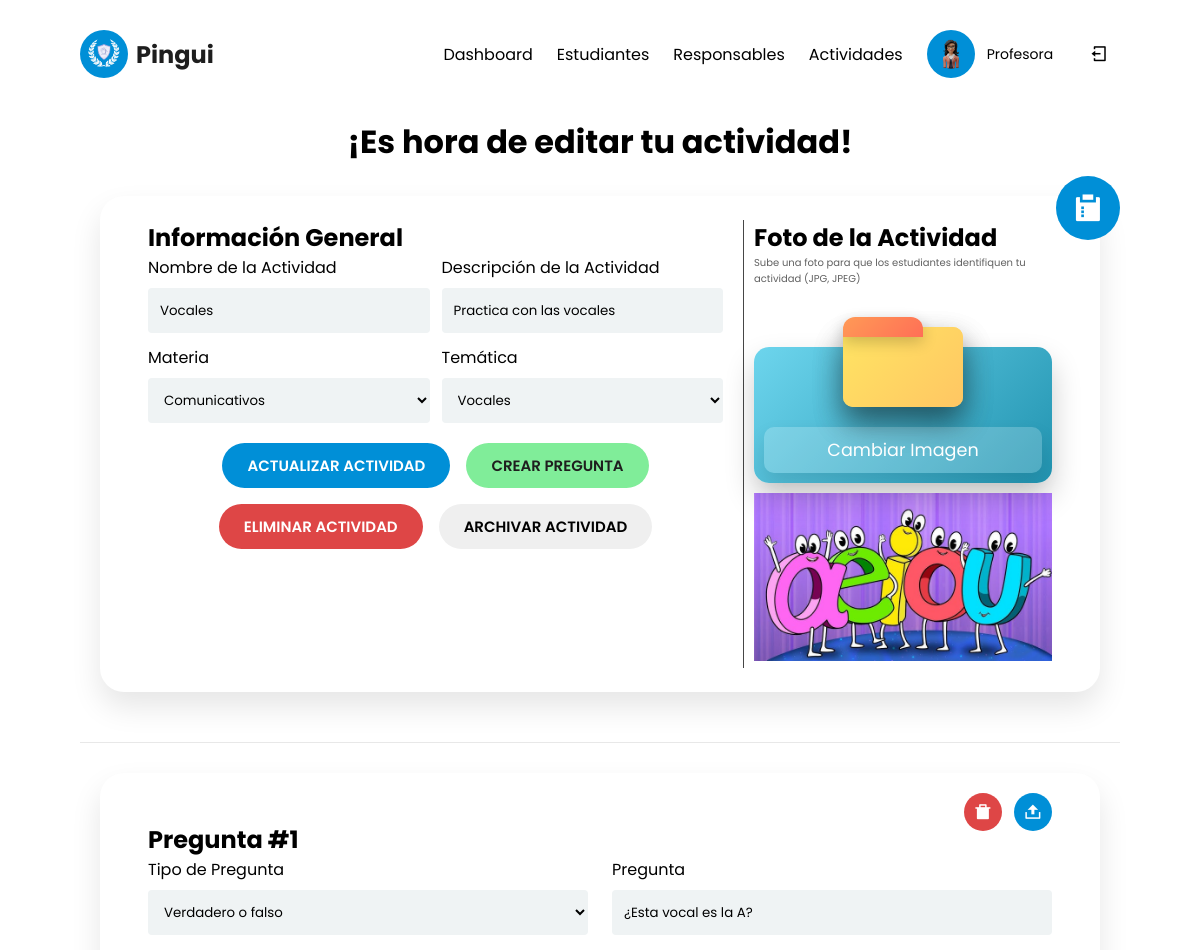
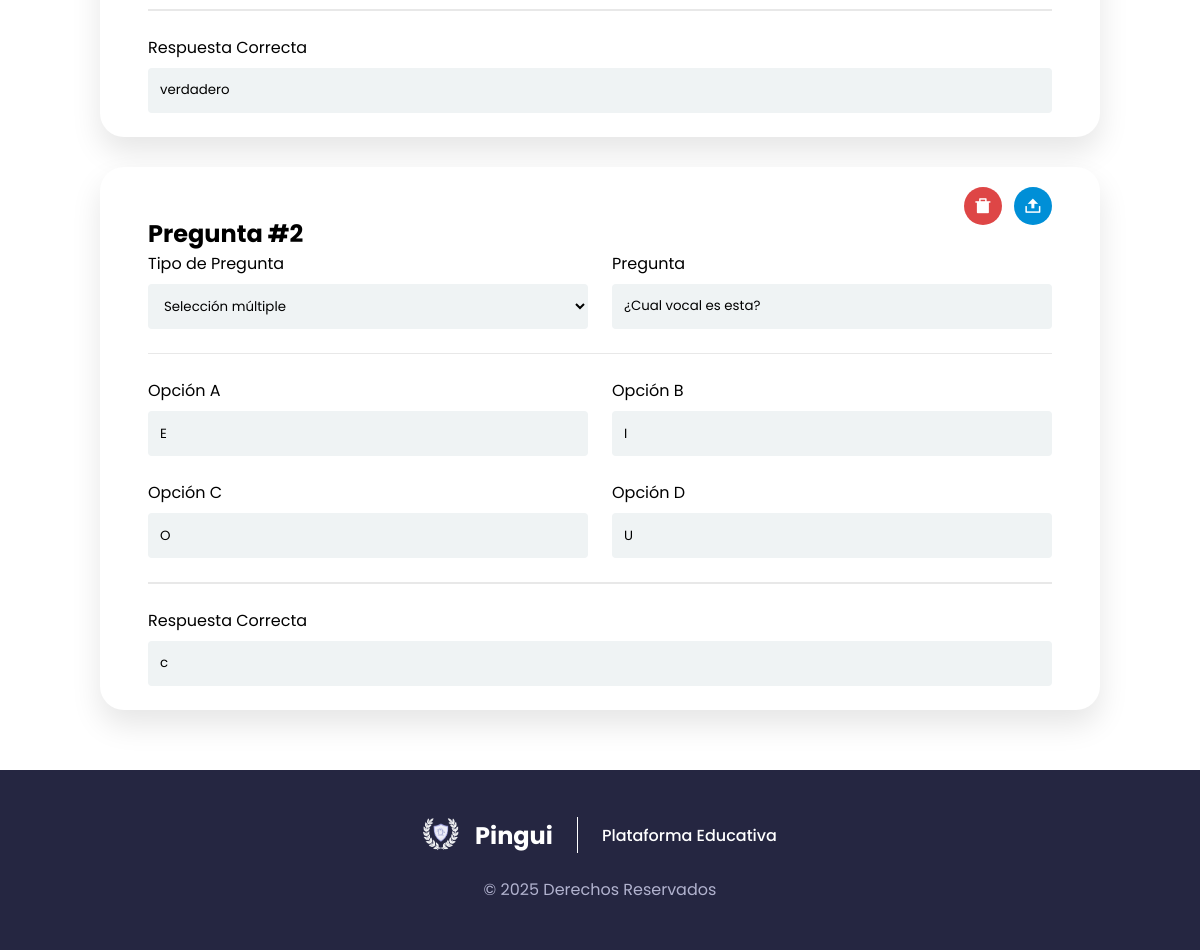
Page /profesores/actividades/view/4e3d8fe58eb14ef09f0ffb5d287104ef/ on the committed database (2 pictures, top to bottom).
### apps/evaluaciones/models.py (models this page shows, shortened)
class Actividad(models.Model):
    id = models.UUIDField(primary_key=True, default=uuid.uuid4, editable=False)
    nombre = models.CharField(max_length=100)
    descripcion = models.TextField(max_length=100, default="Sin descripción")
    imagen = models.TextField(null=True, blank=True, default="")
    estado = models.TextField(null=False, blank=False, default="Activo")
    materia = models.ForeignKey(Materia, on_delete=models.CASCADE, related_name="actividades", null=True, blank=True)
    tematica = models.ForeignKey(Tematica, on_delete=models.CASCADE, related_name="actividades", null=True, blank=True)

class Pregunta(models.Model):
    id = models.UUIDField(primary_key=True, default=uuid.uuid4, editable=False)
    pregunta = models.TextField(max_length=50, blank=False, null=False, default="")
    imagen = models.TextField(null=False, blank=False)
    tipo = models.CharField(max_length=50, choices=TIPO_PREGUNTA_CHOICES)
    opciones_respuesta = models.TextField(null=True, blank=True, help_text="Lista de respuestas separadas por comas")
    respuesta_correcta = models.TextField(null=False, blank=False, default="")
    actividad = models.ForeignKey(Actividad, on_delete=models.CASCADE, related_name="preguntas")

### apps/evaluaciones/views.py (the view)
# urls.py: path('profesores/actividades/view/<id>/', views.professor_visualizar_actividad),
def professor_visualizar_actividad(request, id):
    actividad = get_object_or_404(Actividad, id=id)  # Obtiene la actividad
    preguntas = Pregunta.objects.filter(actividad_id=id) # Obtiene las preguntas de la actividad
    listarMaterias = Materia.objects.all()
    listarTematicas = Tematica.objects.all()
    tematicas_materia_seleccionada = Tematica.objects.filter(materia=actividad.materia)
    for p in preguntas:
        if p.opciones_respuesta:  # Asegura que no sea None
            p.opciones_list = p.opciones_respuesta.split(',')  # crea una lista con las 4 opciones
    return render(request, 'profesores/actividades/viewActivity.html', {'Actividad': actividad, 'Pregunta': preguntas, 'Materia':listarMaterias, 'Tematica': listarTematicas, 'TematicaSeleccionadas': tematicas_materia_seleccionada})

### pingui/templates/profesores/actividades/viewActivity.html (shortened to what this page needs)
{% load static %}
<!DOCTYPE html>
<html lang="en">
  <head>
    <link rel="stylesheet" href="{% static 'css/viewActivity.css' %}" />
    <link rel="stylesheet" href="https://cdnjs.cloudflare.com/ajax/libs/remixicon/4.6.0/remixicon.min.css" />
    <link rel="stylesheet" href="https://cdn.jsdelivr.net/npm/notyf@3/notyf.min.css">
  </head>
  <body>
    <nav class="nav">
        <div class="nav__logo">
            <img src="{% static 'assets/img/logo.png' %}" alt="Logo">
            <h3>Pingui</h3>
        </div>
        <ul class="nav__items">
           <li class="nav__item"><a href="/profesores/dashboard/">Dashboard</a></li>
           <li class="nav__item"><a href="/profesores/estudiantes/">Estudiantes</a></li>
           <li class="nav__item"><a href="/profesores/responsables/">Responsables</a></li>
           <li class="nav__item"><a href="/profesores/actividades/">Actividades</a></li>
           <li class="nav__item nav__item--user">
                <figure>
                    <img src="{% static 'assets/img/professor_logo.webp' %}" class="user__logo">
                </figure>
                <div class="user__content">
                    <p class="user__role">Profesora</p>
                </div>
           </li>
           <li class="nav__item nav__item--logout"><a href="/logout/"><i class="ri-logout-box-line"></i></a></li>
        </ul>
    </nav>
    <form action="#" method="post" id="activity">
        {% if Actividad.imagen %}
            <h1 class="form__title">¡Es hora de editar tu actividad!</h1>
        {% else %}
            <h1 class="form__title">¡Es hora de crear tu actividad!</h1>
        {% endif %}
        <section class="activity__general">
            <div class="general__container">
                <div class="general__left">
                    <h2>Información General</h2>
                    <div class="general__form">
                        <div class="form__group">
                            <label for="nombre" class="form__label">Nombre de la Actividad</label>
                            <input type="text" name="nombre" id="nombre" class="form__input" placeholder="E.j. Comunicativos" value="{{ Actividad.nombre|default_if_none:'' }}">
                        </div>
                        <div class="form__group">
                            <label for="descripcion" class="form__label">Descripción de la Actividad</label>
                            <input type="text" name="descripcion" id="descripcion" class="form__input" placeholder="E.j. Comunicativos" value="{{ Actividad.descripcion|default_if_none:'' }}">
                        </div>
                        <div class="form__group">
                            <label for="materia" class="form__label">Materia</label>
                            <select name="materia" id="materia" class="form__input">
                                {% for m in Materia %}
                                    {% if Actividad.materia_id == m.id %}
                                        <option value="{{ m.id }}" selected>{{ m.nombre }}</option>
                                    {% else %}
                                        <option value="{{ m.id }}">{{ m.nombre }}</option>
                                    {% endif %}
                                {% endfor %}
                            </select>
                        </div>
                        <div class="form__group">
                            <label for="tematica" class="form__label">Temática</label>
                            <select name="tematica" id="tematica" class="form__input">
                                {% for t in TematicaSeleccionadas %}
                                    {% if Actividad.tematica_id == t.id %}
                                        <option value="{{ t.id }}" selected>{{ t.nombre }}</option>
                                    {% else %}
                                        <option value="{{ t.id }}">{{ t.nombre }}</option>
                                    {% endif %}
                                {% endfor %}
                            </select>
                        </div>
                    </div>
                    <div class="form__buttons">
                        {% if Actividad %}
                            <button type="submit" class="form__button form__button--primary">ACTUALIZAR ACTIVIDAD</button>
                        {% else %}
                            <button type="submit" class="form__button form__button--primary">CREAR ACTIVIDAD</button>
                        {% endif %}
                        <button type="button" class="form__button form__button--secondary">CREAR PREGUNTA</button>
                        {% if Actividad %}
                            <button type="button" class="form__button form__button--delete">ELIMINAR ACTIVIDAD</button>
                            <a href="/profesores/actividades/calificaciones/{{ Actividad.id }}" class="grades__cta"><i class="ri-survey-fill"></i></a>
                            {% if Actividad.estado == "Activo" %}
                                <button type="button" class="form__button form__button--archive">ARCHIVAR ACTIVIDAD</button>
                            {% else %}
                                <button type="button" class="form__button form__button--archive">DESARCHIVAR ACTIVIDAD</button>
                            {% endif %}
                        {% endif %}
                    </div>
                </div>
                <div class="general__right">
                    <h2>Foto de la Actividad</h2>
                    <p>Sube una foto para que los estudiantes identifiquen tu actividad (JPG, JPEG)</p>
                    <div class="container">
                        <div class="folder">
                            <div class="front-side">
                            <div class="tip"></div>
                            <div class="cover"></div>
                            </div>
                            <div class="back-side cover"></div>
                        </div>
                        <label class="custom-file-upload">
                            {% if Actividad.imagen %}
                                Cambiar Imagen
                            {% else %}
                                Elegir Archivo
                            {% endif %}
                        </label>
                    </div>
                    {% if Actividad.imagen %}
                        <img src="/static/assets/{{ Actividad.imagen }}" id="image__preview" alt="Imagen actual" style="width: 100%; margin-top: 10px;">
                    {% endif %}
                </div>
            </div>
        </section>
        <div class="divider"></div>
        {% if Pregunta %}
            {% for p in Pregunta %}
                <section class="activity__question" data-questionid="{{ p.id }}">
                    <div class="question__container">
                        <div class="activity__actions">
                            <button type="button" class="activity__btn activity__btn--delete"><i class="ri-delete-bin-7-fill"></i></button>
                            <label class="activity__btn activity__btn--upload"><i class="ri-upload-2-fill"></i></label>
                        </div>
                        <h2>Pregunta #{{ forloop.counter }}</h2>
                        <div class="question__form">
                            <div class="form__group">
                                <label class="form__label">Tipo de Pregunta</label>
                                <select name="tipo_pregunta" class="form__input form__input--tipo_pregunta">
                                    {% if p.tipo == 'seleccion_multiple' %}
                                        <option value="seleccion_multiple" selected>Selección múltiple</option>
                                    {% else %}
                                        <option value="verdadero_falso" selected>Verdadero o falso</option>
                                    {% endif %}
                                </select>
                            </div>
                            <div class="form__group">
                                <label class="form__label">Pregunta</label>
                                <input type="text" name="pregunta" class="form__input form__input--pregunta" value="{{ p.pregunta }}">
                            </div>
                            {% if p.tipo == 'seleccion_multiple' %}
                                <div class="divider"></div>
                                <div class="opciones">
                            {% else %}
                                <div class="divider" style="display: none;"></div>
                                <div class="opciones" style="display: none;">
                            {% endif %}
                                <div class="form__group">
                                    <label class="form__label">Opción A</label>
                                    <input type="text" name="opcion_a" class="form__input form__input--opcion_a" value="{{ p.opciones_list.0 }}">
                                </div>
                                <div class="form__group">
                                    <label class="form__label">Opción B</label>
                                    <input type="text" name="opcion_b" class="form__input form__input--opcion_b" value="{{ p.opciones_list.1 }}">
                                </div>
                                <div class="form__group">
                                    <label class="form__label">Opción C</label>
                                    <input type="text" name="opcion_c" class="form__input form__input--opcion_c" value="{{ p.opciones_list.2 }}">
                                </div>
                                <div class="form__group">
                                    <label class="form__label">Opción D</label>
                                    <input type="text" name="opcion_d" class="form__input form__input--opcion_d" value="{{ p.opciones_list.3 }}">
                                </div>
                            </div>
                            <div class="divider"></div>
                            <div class="form__group form__group--full">
                                <label class="form__label">Respuesta Correcta</label>
                                <input type="text" name="respuesta" class="form__input form__input--respuesta" value="{{ p.respuesta_correcta }}">
                            </div>
                        </div>
                    </div>
                </section>
            {% endfor %}
        {% endif %}
    </form>
    <footer class="footer">
        <div class="footer__content">
            <div class="footer__grid">
                <div class="footer__logo">
                    <img src="{% static 'assets/img/logo.png' %}" alt="Logo">
                    <h3>Pingui</h3>
                </div>
                <h4 class="footer__right">Plataforma Educativa</h4>
            </div>
            <p class="copy">&copy; 2025 Derechos Reservados</p>
        </div>
    </footer>
  </body>
</html>

### rows in the picture
Actividad: nombre "Vocales", descripcion "Practica con las vocales", imagen (picture)
Pregunta: tipo_pregunta "Verdadero o falso", pregunta "¿Esta vocal es la A?", respuesta "verdadero"
Pregunta: tipo_pregunta "Selección múltiple", pregunta "¿Cual vocal es esta?", opcion_a "E", opcion_b "I", opcion_c "O", opcion_d "U", respuesta "c"

### other values in the picture
form field materia "Comunicativos"
form field tematica "Vocales"
